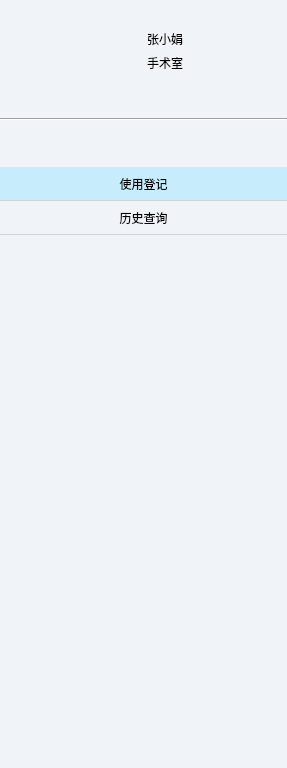
<?xml version="1.0" encoding="UTF-8"?>
<ui version="4.0">
 <class>LeftBar</class>
 <widget class="QWidget" name="LeftBar">
  <property name="geometry">
   <rect>
    <x>0</x>
    <y>0</y>
    <width>287</width>
    <height>768</height>
   </rect>
  </property>
  <property name="windowTitle">
   <string>Form</string>
  </property>
  <property name="styleSheet">
   <string notr="true">#LeftBar
{
  background-color: #F0F4F8;
}

QToolButton {
  border: none;
  border-bottom: 1px solid lightgray;
  padding-top: 6px;
  padding-bottom: 6px;
background: none;
}

QToolButton:hover {
    background: rgba(200, 200, 200, 50);
}

QToolButton::checked {
    color: black;
    background: #C7EDFC;
}


</string>
  </property>
  <layout class="QVBoxLayout" name="verticalLayout_2">
   <property name="leftMargin">
    <number>0</number>
   </property>
   <property name="topMargin">
    <number>30</number>
   </property>
   <property name="rightMargin">
    <number>0</number>
   </property>
   <item>
    <layout class="QGridLayout" name="gridLayout">
     <item row="0" column="0" rowspan="2">
      <widget class="QLabel" name="imageLabel">
       <property name="text">
        <string/>
       </property>
       <property name="pixmap">
        <pixmap resource="../ortrac.qrc">:/res/user_female_96.png</pixmap>
       </property>
      </widget>
     </item>
     <item row="1" column="1">
      <widget class="QLabel" name="deptLabel">
       <property name="text">
        <string>手术室</string>
       </property>
       <property name="desc" stdset="0">
        <bool>true</bool>
       </property>
      </widget>
     </item>
     <item row="0" column="1">
      <widget class="QLabel" name="nameLabel">
       <property name="text">
        <string>张小娟</string>
       </property>
       <property name="title" stdset="0">
        <bool>true</bool>
       </property>
      </widget>
     </item>
    </layout>
   </item>
   <item>
    <spacer name="verticalSpacer_3">
     <property name="orientation">
      <enum>Qt::Vertical</enum>
     </property>
     <property name="sizeType">
      <enum>QSizePolicy::Fixed</enum>
     </property>
     <property name="sizeHint" stdset="0">
      <size>
       <width>20</width>
       <height>40</height>
      </size>
     </property>
    </spacer>
   </item>
   <item>
    <widget class="Line" name="line">
     <property name="orientation">
      <enum>Qt::Horizontal</enum>
     </property>
    </widget>
   </item>
   <item>
    <spacer name="verticalSpacer_2">
     <property name="orientation">
      <enum>Qt::Vertical</enum>
     </property>
     <property name="sizeType">
      <enum>QSizePolicy::Fixed</enum>
     </property>
     <property name="sizeHint" stdset="0">
      <size>
       <width>20</width>
       <height>40</height>
      </size>
     </property>
    </spacer>
   </item>
   <item>
    <layout class="QVBoxLayout" name="verticalLayout">
     <property name="spacing">
      <number>0</number>
     </property>
     <item>
      <widget class="QToolButton" name="useButton">
       <property name="sizePolicy">
        <sizepolicy hsizetype="Preferred" vsizetype="Fixed">
         <horstretch>0</horstretch>
         <verstretch>0</verstretch>
        </sizepolicy>
       </property>
       <property name="text">
        <string>使用登记</string>
       </property>
       <property name="icon">
        <iconset resource="../ortrac.qrc">
         <normaloff>:/res/write-36.png</normaloff>:/res/write-36.png</iconset>
       </property>
       <property name="iconSize">
        <size>
         <width>24</width>
         <height>24</height>
        </size>
       </property>
       <property name="checkable">
        <bool>true</bool>
       </property>
       <property name="checked">
        <bool>true</bool>
       </property>
       <property name="toolButtonStyle">
        <enum>Qt::ToolButtonTextUnderIcon</enum>
       </property>
      </widget>
     </item>
     <item>
      <widget class="QToolButton" name="historyButton">
       <property name="sizePolicy">
        <sizepolicy hsizetype="Preferred" vsizetype="Fixed">
         <horstretch>0</horstretch>
         <verstretch>0</verstretch>
        </sizepolicy>
       </property>
       <property name="text">
        <string>历史查询</string>
       </property>
       <property name="icon">
        <iconset resource="../ortrac.qrc">
         <normaloff>:/res/history-36.png</normaloff>:/res/history-36.png</iconset>
       </property>
       <property name="iconSize">
        <size>
         <width>24</width>
         <height>24</height>
        </size>
       </property>
       <property name="checkable">
        <bool>true</bool>
       </property>
       <property name="toolButtonStyle">
        <enum>Qt::ToolButtonTextUnderIcon</enum>
       </property>
      </widget>
     </item>
    </layout>
   </item>
   <item>
    <spacer name="verticalSpacer">
     <property name="orientation">
      <enum>Qt::Vertical</enum>
     </property>
     <property name="sizeHint" stdset="0">
      <size>
       <width>20</width>
       <height>394</height>
      </size>
     </property>
    </spacer>
   </item>
  </layout>
 </widget>
 <resources>
  <include location="../ortrac.qrc"/>
 </resources>
 <connections/>
</ui>
